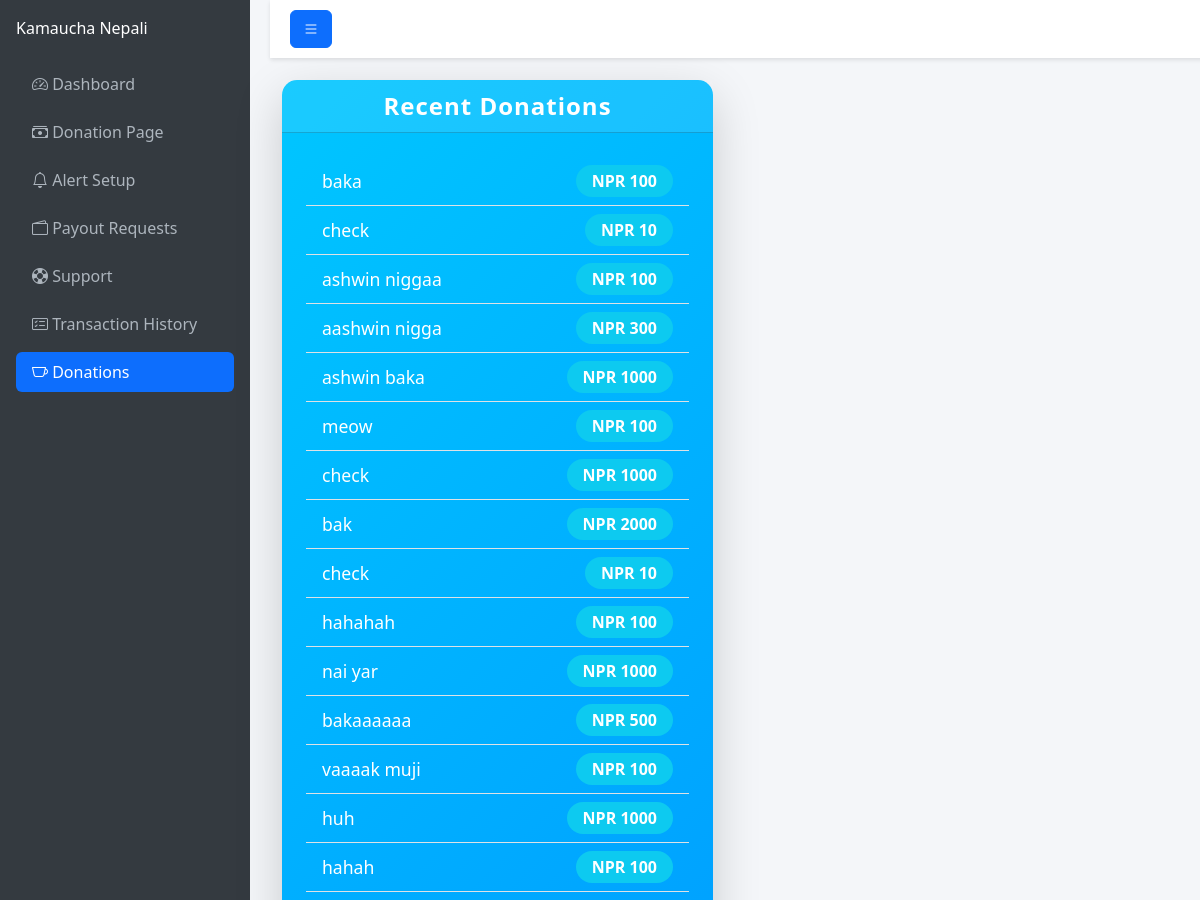
/dashboard/donations_page (signed in, upper part), run on an earlier commit of the app's database.
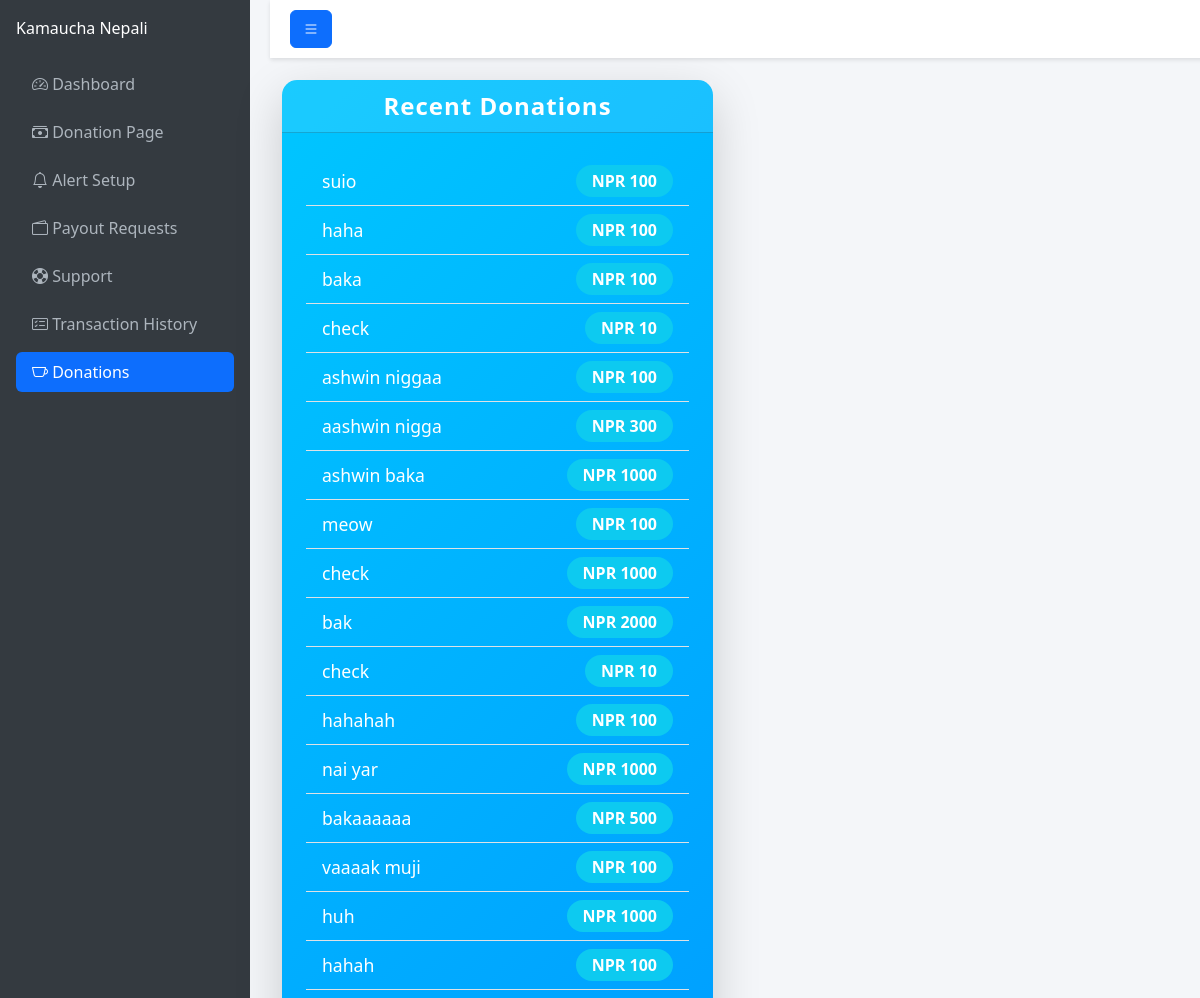
And on a later commit of the database.
### home/models.py (models this page shows, shortened)
class Donation(models.Model):
    PENDING = 'Pending'
    Completed = 'Completed'
    Status_Choices = [
        (PENDING, 'Pending'),
        (Completed, 'Completed'),]
    username = models.ForeignKey(User, on_delete=models.CASCADE)
    donator_name = models.TextField(max_length=200)
    donation_amount = models.IntegerField()
    donation_date = models.DateField(auto_now_add=True)
    donation_message = models.TextField(default="")
    transaction_uuid = models.TextField(default="")
    donation_status = models.CharField(
        max_length=20,
        choices=Status_Choices,
        default=PENDING,
    )

### home/views.py (the view)
# urls.py: path("dashboard/donations_page",views.donations_page,name="donations_page"),
def donations_page(request):
    if request.user.is_authenticated:
        recent_donations = Donation.objects.filter(username=request.user).order_by('-donation_date')
        return render(request,"home/donations.html",{"recent_donations":recent_donations})
    return redirect("/login/")

### home/templates/home/donations.html (shortened to what this page needs)
<!DOCTYPE html>
<html lang="en">
<head>
    <link href="https://cdn.jsdelivr.net/npm/bootstrap@5.3.0/dist/css/bootstrap.min.css" rel="stylesheet">
    <link href="https://cdn.jsdelivr.net/npm/bootstrap-icons@1.10.5/font/bootstrap-icons.css" rel="stylesheet">
</head>
<body>
    <nav class="sidebar d-flex flex-column p-3">
        <a href="#" class="navbar-brand mb-4">Kamaucha Nepali</a>
        <ul class="nav nav-pills flex-column mb-auto">
            <li class="nav-item mb-2">
                <a href="{% url "dashboard_page" %}" class="nav-link" aria-current="page">
                    <i class="bi bi-speedometer2"></i>
                    <span>Dashboard</span>
                </a>
            </li>
            <li class="nav-item mb-2">
                <a href="{% url "donation_setup_page" %}" class="nav-link">
                    <i class="bi bi-cash-stack"></i>
                    <span>Donation Page</span>
                </a>
            </li>
            <li class="nav-item mb-2">
                <a href="{% url "alert_setup_page" %}" class="nav-link">
                    <i class="bi bi-bell"></i>
                    <span>Alert Setup</span>
                </a>
            </li>
            <li class="nav-item mb-2">
                <a href="{% url "payout_request_page" %}" class="nav-link">
                    <i class="bi bi-wallet2"></i>
                    <span>Payout Requests</span>
                </a>
            </li>
            <li class="nav-item mb-2">
                <a href="{% url "support_page" %}" class="nav-link">
                    <i class="bi bi-life-preserver"></i>
                    <span>Support</span>
                </a>
            </li>
            <li class="nav-item mb-2">
                <a href="{% url "transcations_history_page" %}" class="nav-link">
                    <i class="bi bi-card-checklist"></i>
                    <span>Transaction History</span>
                </a>
            </li>
            <li class="nav-item mb-2">
                <a href="{% url "donations_page" %}" class="nav-link active">
                    <i class="bi bi-cup"></i>
                    <span>Donations</span>
                </a>
            </li>
        </ul>
    </nav>
<div class="content flex-grow-1">
    <nav class="top-navbar d-flex justify-content-between align-items-center">
        <div>
            <button class="btn btn-primary" id="sidebarToggle">
                <i class="bi bi-list"></i>
            </button>
        </div>
    </nav>
    <div class="container main-content">
        <div class="row">
            <div class="col-md-6">
                <div class="card h-100 shadow-lg border-0" style="border-radius: 15px; background: linear-gradient(135deg, #00c6ff, #0072ff); color: white;">
                    <div class="card-header text-center fw-bold" style="font-size: 1.5rem; letter-spacing: 1px;">
                        Recent Donations
                    </div>
                    <div class="card-body p-4">
                        <ul class="list-group list-group-flush">
                            {% for donation in recent_donations %}
                                <li class="list-group-item d-flex justify-content-between align-items-center bg-transparent" style="color: white; font-size: 1.1rem;">
                                    {{ donation.donator_name }}
                                    <span class="badge bg-info rounded-pill">NPR {{ donation.donation_amount }}</span>
                                </li>
                            {% empty %}
                                <li class="list-group-item d-flex justify-content-between align-items-center bg-transparent" style="color: white; font-size: 1.1rem;">
                                    No recent donations.
                                </li>
                            {% endfor %}
                        </ul>
                    </div>
                </div>
            </div>
        </div>
    </div>
</div>
</body>
</html>

What changed in the data, as far as the page shows it:
added Donation: donator_name "suio", donation_amount "100"
added Donation: donator_name "haha", donation_amount "100"
